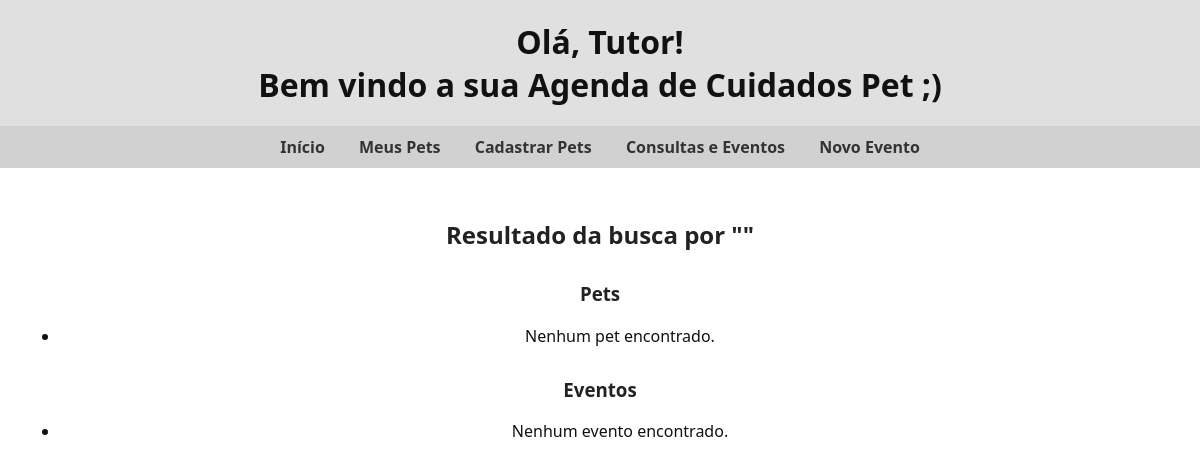
/buscar/, run on an earlier commit of the app's database.
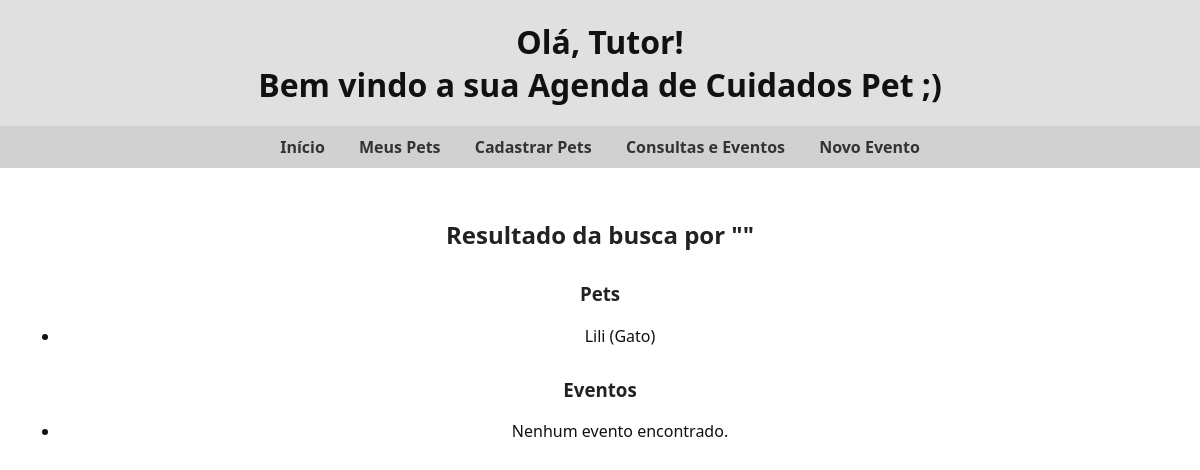
And on a later commit of the database.
### agenda/models.py (models this page shows, shortened)
class Pet(models.Model):
    nome = models.CharField(max_length=100)
    idade = models.PositiveIntegerField()
    especie = models.CharField(max_length=50)
    foto = models.ImageField(upload_to='pets/')

### agenda/views.py (the view)
# urls.py: path('buscar/', views.buscar, name='buscar'),
def buscar(request):
    termo = request.GET.get('q', '')
    pets = Pet.objects.filter(nome__icontains=termo)
    eventos = Evento.objects.filter(tipo__icontains=termo)
    return render(request, 'agenda/busca.html', {'pets': pets, 'eventos': eventos, 'termo': termo})

### agenda/templates/agenda/busca.html
{% extends 'agenda/base.html' %}
{% block content %}
  <h2>Resultado da busca por "{{ termo }}"</h2>
  <h3>Pets</h3>
  <ul>
    {% for pet in pets %}
      <li>{{ pet.nome }} ({{ pet.especie }})</li>
    {% empty %}
      <li>Nenhum pet encontrado.</li>
    {% endfor %}
  </ul>
  <h3>Eventos</h3>
  <ul>
    {% for evento in eventos %}
      <li>{{ evento.get_tipo_display }} - {{ evento.pet.nome }} em {{ evento.data }}</li>
    {% empty %}
      <li>Nenhum evento encontrado.</li>
    {% endfor %}
  </ul>
{% endblock %}

What changed in the data, as far as the page shows it:
added Pet: nome "Lili", especie "Gato"
Also different on the page:
text no longer shown: "Nenhum pet encontrado."
